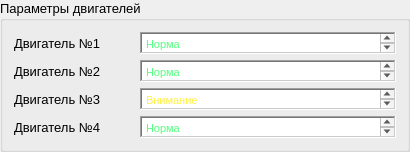
                    <widget class="QGroupBox" name="groupBox_7">
                     <property name="font">
                      <font>
                       <pointsize>10</pointsize>
                      </font>
                     </property>
                     <property name="title">
                      <string>Параметры двигателей</string>
                     </property>
                     <layout class="QVBoxLayout" name="verticalLayout_14">
                      <item>
                       <layout class="QHBoxLayout" name="horizontalLayout_21">
                        <item>
                         <widget class="QLabel" name="label_15">
                          <property name="minimumSize">
                           <size>
                            <width>120</width>
                            <height>0</height>
                           </size>
                          </property>
                          <property name="text">
                           <string>Двигатель №1</string>
                          </property>
                         </widget>
                        </item>
                        <item>
                         <widget class="QTextEdit" name="textEdit_7">
                          <property name="sizePolicy">
                           <sizepolicy hsizetype="Expanding" vsizetype="Expanding">
                            <horstretch>0</horstretch>
                            <verstretch>0</verstretch>
                           </sizepolicy>
                          </property>
                          <property name="minimumSize">
                           <size>
                            <width>0</width>
                            <height>0</height>
                           </size>
                          </property>
                          <property name="maximumSize">
                           <size>
                            <width>16777215</width>
                            <height>22</height>
                           </size>
                          </property>
                          <property name="font">
                           <font>
                            <pointsize>10</pointsize>
                           </font>
                          </property>
                          <property name="frameShape">
                           <enum>QFrame::WinPanel</enum>
                          </property>
                          <property name="verticalScrollBarPolicy">
                           <enum>Qt::ScrollBarAsNeeded</enum>
                          </property>
                          <property name="horizontalScrollBarPolicy">
                           <enum>Qt::ScrollBarAsNeeded</enum>
                          </property>
                          <property name="html">
                           <string>&lt;!DOCTYPE HTML PUBLIC &quot;-//W3C//DTD HTML 4.0//EN&quot; &quot;http://www.w3.org/TR/REC-html40/strict.dtd&quot;&gt;
&lt;html&gt;&lt;head&gt;&lt;meta name=&quot;qrichtext&quot; content=&quot;1&quot; /&gt;&lt;meta charset=&quot;utf-8&quot; /&gt;&lt;style type=&quot;text/css&quot;&gt;
p, li { white-space: pre-wrap; }
hr { height: 1px; border-width: 0; }
li.unchecked::marker { content: &quot;\2610&quot;; }
li.checked::marker { content: &quot;\2612&quot;; }
&lt;/style&gt;&lt;/head&gt;&lt;body style=&quot; font-family:'Segoe UI'; font-size:10pt; font-weight:400; font-style:normal;&quot;&gt;
&lt;p style=&quot; margin-top:0px; margin-bottom:0px; margin-left:0px; margin-right:0px; -qt-block-indent:0; text-indent:0px;&quot;&gt;&lt;span style=&quot; font-size:8pt; color:#55ff7f;&quot;&gt;Норма&lt;/span&gt;&lt;/p&gt;&lt;/body&gt;&lt;/html&gt;</string>
                          </property>
                         </widget>
                        </item>
                       </layout>
                      </item>
                      <item>
                       <layout class="QHBoxLayout" name="horizontalLayout_23">
                        <item>
                         <widget class="QLabel" name="label_17">
                          <property name="enabled">
                           <bool>true</bool>
                          </property>
                          <property name="minimumSize">
                           <size>
                            <width>120</width>
                            <height>0</height>
                           </size>
                          </property>
                          <property name="text">
                           <string>Двигатель №2</string>
                          </property>
                         </widget>
                        </item>
                        <item>
                         <widget class="QTextEdit" name="textEdit_9">
                          <property name="sizePolicy">
                           <sizepolicy hsizetype="Expanding" vsizetype="Expanding">
                            <horstretch>0</horstretch>
                            <verstretch>0</verstretch>
                           </sizepolicy>
                          </property>
                          <property name="minimumSize">
                           <size>
                            <width>0</width>
                            <height>0</height>
                           </size>
                          </property>
                          <property name="maximumSize">
                           <size>
                            <width>16777215</width>
                            <height>22</height>
                           </size>
                          </property>
                          <property name="font">
                           <font>
                            <pointsize>10</pointsize>
                           </font>
                          </property>
                          <property name="frameShape">
                           <enum>QFrame::WinPanel</enum>
                          </property>
                          <property name="verticalScrollBarPolicy">
                           <enum>Qt::ScrollBarAsNeeded</enum>
                          </property>
                          <property name="horizontalScrollBarPolicy">
                           <enum>Qt::ScrollBarAsNeeded</enum>
                          </property>
                          <property name="html">
                           <string>&lt;!DOCTYPE HTML PUBLIC &quot;-//W3C//DTD HTML 4.0//EN&quot; &quot;http://www.w3.org/TR/REC-html40/strict.dtd&quot;&gt;
&lt;html&gt;&lt;head&gt;&lt;meta name=&quot;qrichtext&quot; content=&quot;1&quot; /&gt;&lt;meta charset=&quot;utf-8&quot; /&gt;&lt;style type=&quot;text/css&quot;&gt;
p, li { white-space: pre-wrap; }
hr { height: 1px; border-width: 0; }
li.unchecked::marker { content: &quot;\2610&quot;; }
li.checked::marker { content: &quot;\2612&quot;; }
&lt;/style&gt;&lt;/head&gt;&lt;body style=&quot; font-family:'Segoe UI'; font-size:10pt; font-weight:400; font-style:normal;&quot;&gt;
&lt;p style=&quot; margin-top:0px; margin-bottom:0px; margin-left:0px; margin-right:0px; -qt-block-indent:0; text-indent:0px;&quot;&gt;&lt;span style=&quot; font-size:8pt; color:#55ff7f;&quot;&gt;Норма&lt;/span&gt;&lt;/p&gt;&lt;/body&gt;&lt;/html&gt;</string>
                          </property>
                         </widget>
                        </item>
                       </layout>
                      </item>
                      <item>
                       <layout class="QHBoxLayout" name="horizontalLayout_24">
                        <item>
                         <widget class="QLabel" name="label_18">
                          <property name="minimumSize">
                           <size>
                            <width>120</width>
                            <height>0</height>
                           </size>
                          </property>
                          <property name="text">
                           <string>Двигатель №3</string>
                          </property>
                         </widget>
                        </item>
                        <item>
                         <widget class="QTextEdit" name="textEdit_10">
                          <property name="sizePolicy">
                           <sizepolicy hsizetype="Expanding" vsizetype="Expanding">
                            <horstretch>0</horstretch>
                            <verstretch>0</verstretch>
                           </sizepolicy>
                          </property>
                          <property name="minimumSize">
                           <size>
                            <width>0</width>
                            <height>0</height>
                           </size>
                          </property>
                          <property name="maximumSize">
                           <size>
                            <width>16777215</width>
                            <height>22</height>
                           </size>
                          </property>
                          <property name="font">
                           <font>
                            <pointsize>10</pointsize>
                           </font>
                          </property>
                          <property name="frameShape">
                           <enum>QFrame::WinPanel</enum>
                          </property>
                          <property name="verticalScrollBarPolicy">
                           <enum>Qt::ScrollBarAsNeeded</enum>
                          </property>
                          <property name="horizontalScrollBarPolicy">
                           <enum>Qt::ScrollBarAsNeeded</enum>
                          </property>
                          <property name="html">
                           <string>&lt;!DOCTYPE HTML PUBLIC &quot;-//W3C//DTD HTML 4.0//EN&quot; &quot;http://www.w3.org/TR/REC-html40/strict.dtd&quot;&gt;
&lt;html&gt;&lt;head&gt;&lt;meta name=&quot;qrichtext&quot; content=&quot;1&quot; /&gt;&lt;meta charset=&quot;utf-8&quot; /&gt;&lt;style type=&quot;text/css&quot;&gt;
p, li { white-space: pre-wrap; }
hr { height: 1px; border-width: 0; }
li.unchecked::marker { content: &quot;\2610&quot;; }
li.checked::marker { content: &quot;\2612&quot;; }
&lt;/style&gt;&lt;/head&gt;&lt;body style=&quot; font-family:'Segoe UI'; font-size:10pt; font-weight:400; font-style:normal;&quot;&gt;
&lt;p style=&quot; margin-top:0px; margin-bottom:0px; margin-left:0px; margin-right:0px; -qt-block-indent:0; text-indent:0px;&quot;&gt;&lt;span style=&quot; font-size:8pt; color:#fff045;&quot;&gt;Внимание&lt;/span&gt;&lt;/p&gt;
&lt;p style=&quot;-qt-paragraph-type:empty; margin-top:0px; margin-bottom:0px; margin-left:0px; margin-right:0px; -qt-block-indent:0; text-indent:0px; font-size:8pt; color:#fff045;&quot;&gt;&lt;br /&gt;&lt;/p&gt;&lt;/body&gt;&lt;/html&gt;</string>
                          </property>
                         </widget>
                        </item>
                       </layout>
                      </item>
                      <item>
                       <layout class="QHBoxLayout" name="horizontalLayout_22">
                        <item>
                         <widget class="QLabel" name="label_16">
                          <property name="minimumSize">
                           <size>
                            <width>120</width>
                            <height>0</height>
                           </size>
                          </property>
                          <property name="text">
                           <string>Двигатель №4</string>
                          </property>
                         </widget>
                        </item>
                        <item>
                         <widget class="QTextEdit" name="textEdit_8">
                          <property name="sizePolicy">
                           <sizepolicy hsizetype="Expanding" vsizetype="Expanding">
                            <horstretch>0</horstretch>
                            <verstretch>0</verstretch>
                           </sizepolicy>
                          </property>
                          <property name="minimumSize">
                           <size>
                            <width>0</width>
                            <height>0</height>
                           </size>
                          </property>
                          <property name="maximumSize">
                           <size>
                            <width>16777215</width>
                            <height>22</height>
                           </size>
                          </property>
                          <property name="font">
                           <font>
                            <pointsize>10</pointsize>
                           </font>
                          </property>
                          <property name="frameShape">
                           <enum>QFrame::WinPanel</enum>
                          </property>
                          <property name="verticalScrollBarPolicy">
                           <enum>Qt::ScrollBarAsNeeded</enum>
                          </property>
                          <property name="horizontalScrollBarPolicy">
                           <enum>Qt::ScrollBarAsNeeded</enum>
                          </property>
                          <property name="html">
                           <string>&lt;!DOCTYPE HTML PUBLIC &quot;-//W3C//DTD HTML 4.0//EN&quot; &quot;http://www.w3.org/TR/REC-html40/strict.dtd&quot;&gt;
&lt;html&gt;&lt;head&gt;&lt;meta name=&quot;qrichtext&quot; content=&quot;1&quot; /&gt;&lt;meta charset=&quot;utf-8&quot; /&gt;&lt;style type=&quot;text/css&quot;&gt;
p, li { white-space: pre-wrap; }
hr { height: 1px; border-width: 0; }
li.unchecked::marker { content: &quot;\2610&quot;; }
li.checked::marker { content: &quot;\2612&quot;; }
&lt;/style&gt;&lt;/head&gt;&lt;body style=&quot; font-family:'Segoe UI'; font-size:10pt; font-weight:400; font-style:normal;&quot;&gt;
&lt;p style=&quot; margin-top:0px; margin-bottom:0px; margin-left:0px; margin-right:0px; -qt-block-indent:0; text-indent:0px;&quot;&gt;&lt;span style=&quot; font-size:8pt; color:#55ff7f;&quot;&gt;Норма&lt;/span&gt;&lt;/p&gt;&lt;/body&gt;&lt;/html&gt;</string>
                          </property>
                         </widget>
                        </item>
                       </layout>
                      </item>
                     </layout>
                    </widget>
